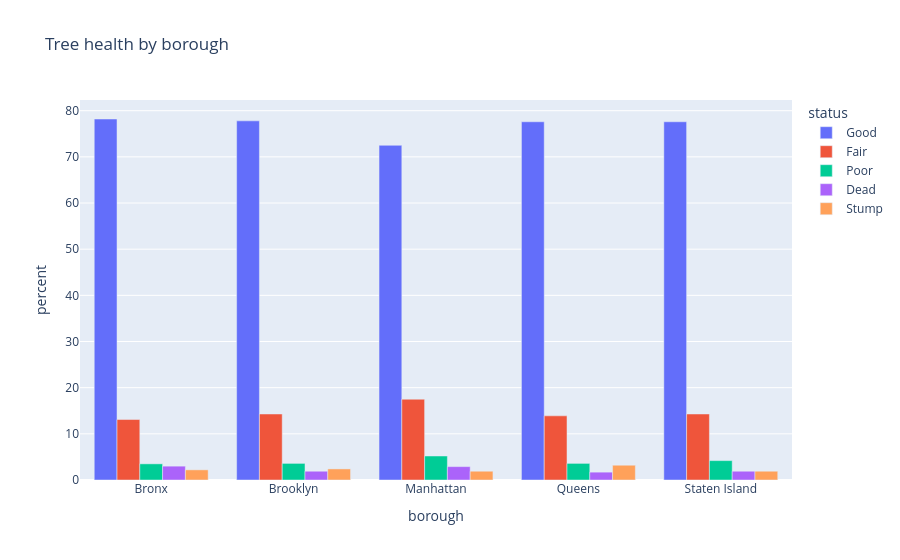

Notebook cell for this chart:
### Markdown cell above
### Example 1b: the same data, long → plotly (slide 18)
`melt` turns the wide table into one row per (borough, status) bar.

### Code cell
long = wide.reset_index().melt(id_vars="borough", var_name="status", value_name="percent")
print(long.shape)     # (25, 3)
px.bar(long, x="borough", y="percent", color="status", barmode="group",
       title="Tree health by borough")

### Figure 1 — Plotly figure (JSON) as saved in the notebook; plotly's stock layout.template omitted (floating-point values rounded to 4 significant figures)
{"data": [{"alignmentgroup": "True", "hovertemplate": "status=Good<br>borough=%{x}<br>percent=%{y}<extra></extra>", "legendgroup": "Good", "marker": {"color": "#636efa", "pattern": {"shape": ""}}, "name": "Good", "offsetgroup": "Good", "orientation": "v", "showlegend": true, "textposition": "auto", "type": "bar", "x": ["Bronx", "Brooklyn", "Manhattan", "Queens", "Staten Island"], "xaxis": "x", "y": [78.2, 77.8, 72.5, 77.6, 77.6], "yaxis": "y"}, {"alignmentgroup": "True", "hovertemplate": "status=Fair<br>borough=%{x}<br>percent=%{y}<extra></extra>", "legendgroup": "Fair", "marker": {"color": "#EF553B", "pattern": {"shape": ""}}, "name": "Fair", "offsetgroup": "Fair", "orientation": "v", "showlegend": true, "textposition": "auto", "type": "bar", "x": ["Bronx", "Brooklyn", "Manhattan", "Queens", "Staten Island"], "xaxis": "x", "y": [13.1, 14.3, 17.5, 13.9, 14.3], "yaxis": "y"}, {"alignmentgroup": "True", "hovertemplate": "status=Poor<br>borough=%{x}<br>percent=%{y}<extra></extra>", "legendgroup": "Poor", "marker": {"color": "#00cc96", "pattern": {"shape": ""}}, "name": "Poor", "offsetgroup": "Poor", "orientation": "v", "showlegend": true, "textposition": "auto", "type": "bar", "x": ["Bronx", "Brooklyn", "Manhattan", "Queens", "Staten Island"], "xaxis": "x", "y": [3.5, 3.6, 5.2, 3.6, 4.2], "yaxis": "y"}, {"alignmentgroup": "True", "hovertemplate": "status=Dead<br>borough=%{x}<br>percent=%{y}<extra></extra>", "legendgroup": "Dead", "marker": {"color": "#ab63fa", "pattern": {"shape": ""}}, "name": "Dead", "offsetgroup": "Dead", "orientation": "v", "showlegend": true, "textposition": "auto", "type": "bar", "x": ["Bronx", "Brooklyn", "Manhattan", "Queens", "Staten Island"], "xaxis": "x", "y": [3.0, 1.9, 2.9, 1.7, 1.9], "yaxis": "y"}, {"alignmentgroup": "True", "hovertemplate": "status=Stump<br>borough=%{x}<br>percent=%{y}<extra></extra>", "legendgroup": "Stump", "marker": {"color": "#FFA15A", "pattern": {"shape": ""}}, "name": "Stump", "offsetgroup": "Stump", "orientation": "v", "showlegend": true, "textposition": "auto", "type": "bar", "x": ["Bronx", "Brooklyn", "Manhattan", "Queens", "Staten Island"], "xaxis": "x", "y": [2.2, 2.4, 1.9, 3.2, 1.9], "yaxis": "y"}], "layout": {"barmode": "group", "legend": {"title": {"text": "status"}, "tracegroupgap": 0}, "title": {"text": "Tree health by borough"}, "xaxis": {"anchor": "y", "domain": [0, 1], "title": {"text": "borough"}}, "yaxis": {"anchor": "x", "domain": [0, 1], "title": {"text": "percent"}}}}
